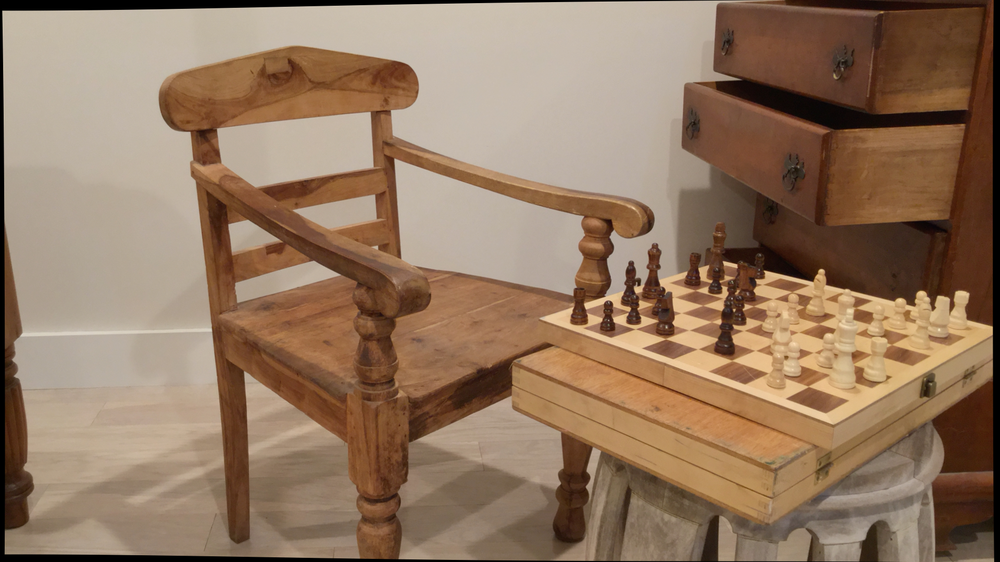
#> input picture left.png, 1000 x 562 px, shrunk from 1920 x 1080 before the run
$ python collect_points.py
#> lines starting #> are read from the running program, lines starting #| are printed output that depends on the picture
import numpy as np
import cv2
import matplotlib.pyplot as plt

def collect_points_on_image(img, n_points, title="Click points"):
    """
    Show an image and let the user click n_points points.
    Returns an array of shape (n_points, 2) with [x, y] pixel coordinates.
    """
    fig, ax = plt.subplots()
    ax.imshow(img, cmap='gray')
    ax.set_title(f"{title} (click {n_points} points)")
    ax.axis('off')

    # ginput returns a list of (x, y) tuples
    pts = plt.ginput(n_points, timeout=0)
    plt.close(fig)

    pts = np.array(pts, dtype=float)
    return pts

def main():
    # ---- USER SETTINGS ----
    left_path = "left.png"   # change to your left image filename
    right_path = "right.png" # change to your right image filename
    n_points = 12            # how many correspondences you want to pick

    # ---- LOAD IMAGES ----
    left = cv2.imread(left_path, cv2.IMREAD_GRAYSCALE)
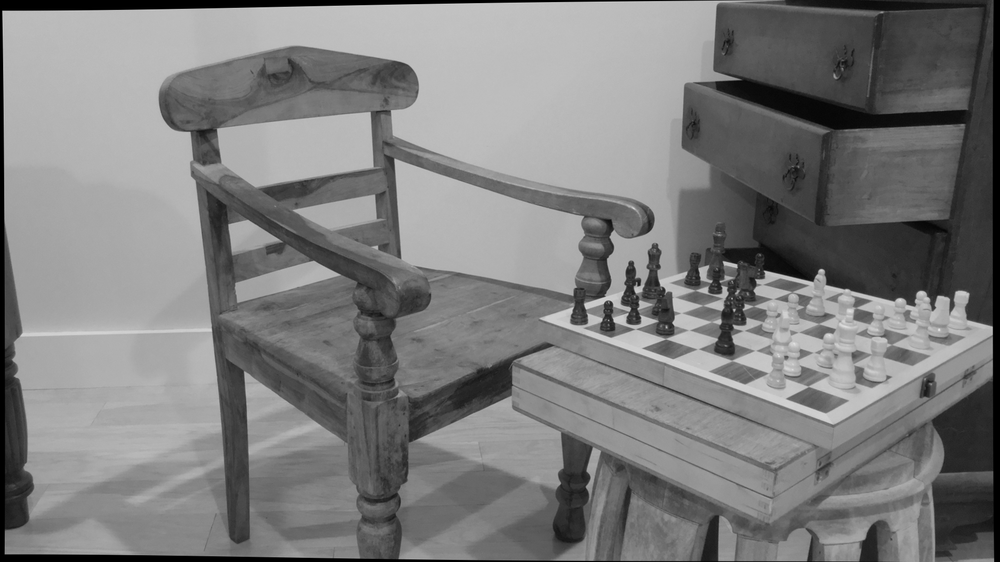
#> left: shape (562, 1000); min 0, max 227, mean 124.9
    right = cv2.imread(right_path, cv2.IMREAD_GRAYSCALE)
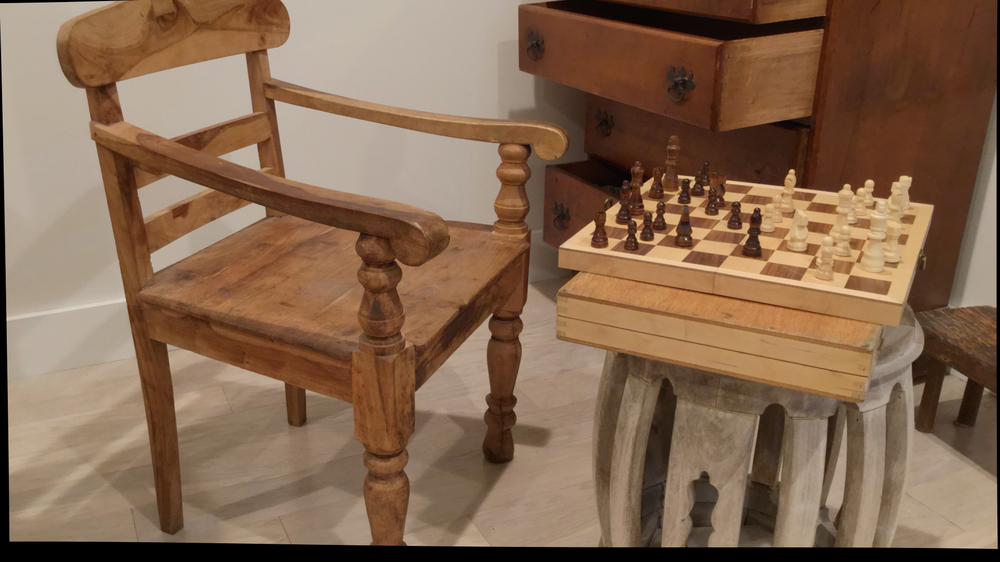
#> input picture right.png, 1000 x 562 px, shrunk from 1920 x 1080 before the run
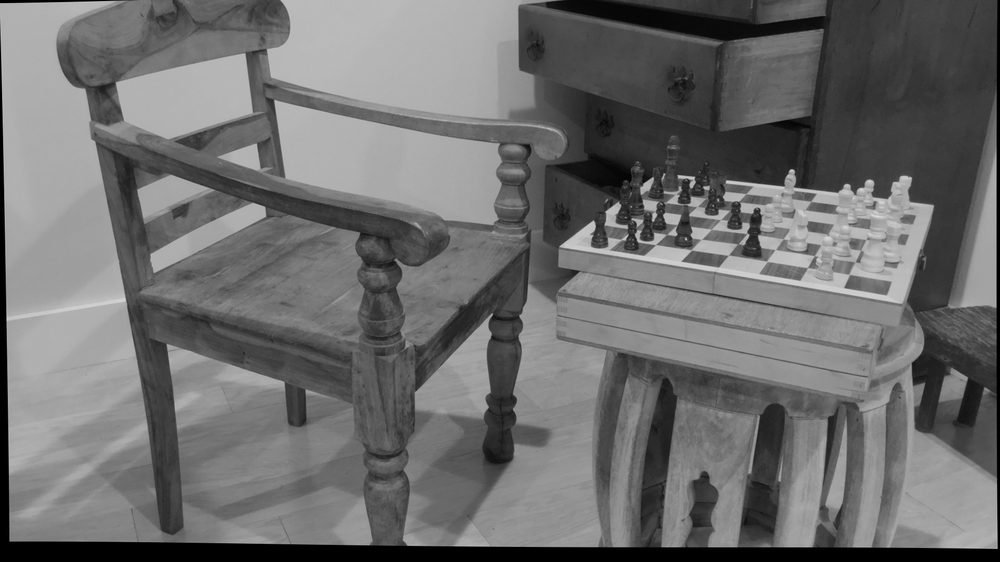
#> right: shape (562, 1000); min 0, max 223, mean 109.5

    if left is None:
        raise FileNotFoundError(f"Could not load left image from '{left_path}'")
    if right is None:
        raise FileNotFoundError(f"Could not load right image from '{right_path}'")

    # Convert from BGR (OpenCV) to RGB for matplotlib display
    # (for grayscale, it's already one channel, so just pass as is)
    # If you later use color images, convert with cv2.cvtColor.

    print(f"Loaded left image: {left.shape[1]} x {left.shape[0]}")
#| Loaded left image: 1000 x 562
    print(f"Loaded right image: {right.shape[1]} x {right.shape[0]}")
#| Loaded right image: 1000 x 562

    # ---- COLLECT POINTS ON LEFT IMAGE ----
    print(f"\n[LEFT IMAGE] Click {n_points} points (in order).")
    pts_left = collect_points_on_image(left, n_points, title="Left image")

    # ---- COLLECT POINTS ON RIGHT IMAGE ----
    print(f"\n[RIGHT IMAGE] Now click the corresponding {n_points} points in the SAME ORDER.")
    pts_right = collect_points_on_image(right, n_points, title="Right image")

    # ---- CHECK AND SAVE ----
    if pts_left.shape != pts_right.shape:
        raise ValueError("Number of points in left and right images do not match.")

    out_file = "stereo_points.npz"
    np.savez(out_file, pts_left=pts_left, pts_right=pts_right)

    print(f"\nSaved {n_points} correspondences to '{out_file}'.")
    print("Arrays inside file: 'pts_left' (N x 2), 'pts_right' (N x 2).")

if __name__ == "__main__":
#> (the run stopped early here; a loop or call above may not have finished)
